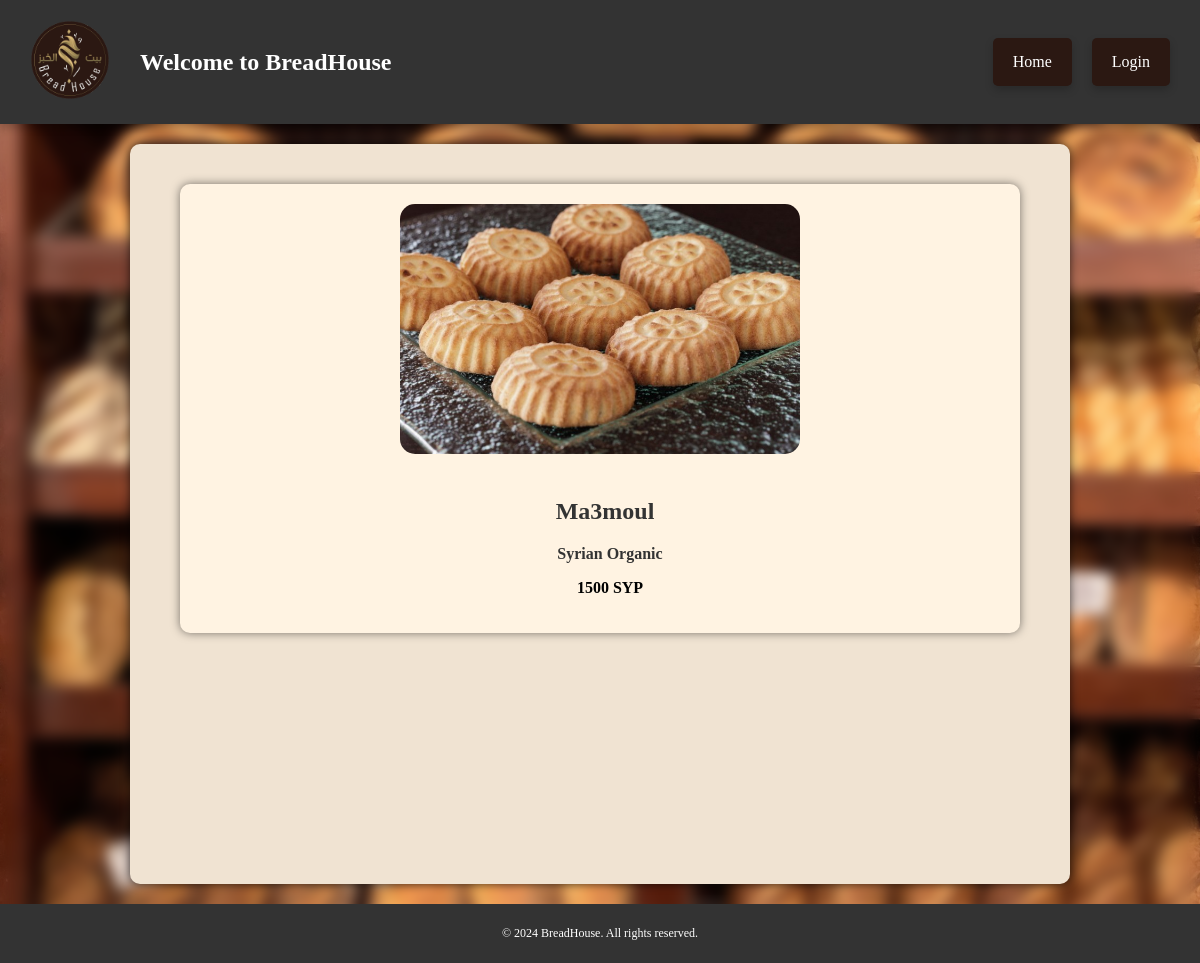
Screenshot of /product/2/ with the database file from the repository.
### Menue/models.py (models this page shows, shortened)
class Product(models.Model):
    category=models.ForeignKey(Category,on_delete=models.SET_NULL,null=True,)
    name = models.CharField(max_length=100)
    description = models.CharField(max_length=100)
    price=models.IntegerField()
    image = models.ImageField(upload_to='product_images/', null=True, blank=True)

### Menue/views/views.py (the view)
# urls.py: path('product/<int:product_id>/', views.product_details, name='product_details'),
def product_details(request, product_id):
    product = get_object_or_404(Product, pk=product_id)
    return render(request, 'product/product_details.html', {'product': product})

### Menue/templates/product/product_details.html
{% extends 'base.html' %}
{% block content %}
{% load static %}
<link rel="stylesheet" href="{% static 'css/product-details-style.css' %}">
<div class="product-details-container">
    <img src="{{ product.image.url }}" alt="{{ product.name }}" class="product-details-image">
    <h2 class="product-details-title">{{ product.name }}</h2>
    <p class="product-details-description">{{ product.description }}</p>
    <p class="product-details-price">{{ product.price }} SYP</p>
</div>
{% endblock %}

### Menue/static/css/base-style.css (style rules this page uses)
.base-body { margin: 0; padding: 0; background-color: #f4f4f4; background-image: url('../../media/background/dashboard.jpg'); background-size: cover; background-attachment: fixed; position: relative; z-index: 0; font-family: Cambria, Cochin, Georgia, Times, 'Times New Roman', serif }
.base-body::before { content: ''; position: absolute; top: 0; left: 0; right: 0; bottom: 0; background: inherit; filter: blur(7px); z-index: -1; }

### Menue/static/css/product-details-style.css (style rules this page uses)
.product-details-container { max-width: 800px; margin: 20px auto; padding: 20px; background-color: rgb(255, 243, 226); ; border-radius: 10px; box-shadow: 0 0 10px rgba(0, 0, 0, 0.5); text-align: center; display: block; align-items: center; box-shadow: #333; }
.product-details-title { color: #333; margin-left: 10px; }
.product-details-image { width: 400px; height: 250px; object-fit: cover; border-radius: 15px; margin-bottom: 20px; }
.product-details-description { color: #333; margin-bottom: 10px; margin-left: 20px; font-weight: bold; }
.product-details-price { font-weight: bold; margin-left: 20px; }

### rows the page displays
Product: image (picture), name "Ma3moul", description "Syrian Organic", price "1500"
